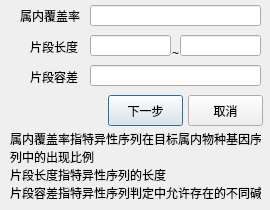
<?xml version="1.0" encoding="UTF-8"?>
<ui version="4.0">
 <class>DialogCustomTask_Fragment</class>
 <widget class="QDialog" name="DialogCustomTask_Fragment">
  <property name="geometry">
   <rect>
    <x>0</x>
    <y>0</y>
    <width>270</width>
    <height>210</height>
   </rect>
  </property>
  <property name="windowTitle">
   <string>任务(自定义)-特异性序列</string>
  </property>
  <widget class="QLineEdit" name="lineEdit_4">
   <property name="geometry">
    <rect>
     <x>90</x>
     <y>35</y>
     <width>81</width>
     <height>21</height>
    </rect>
   </property>
  </widget>
  <widget class="QLabel" name="label_4">
   <property name="geometry">
    <rect>
     <x>30</x>
     <y>21</y>
     <width>54</width>
     <height>51</height>
    </rect>
   </property>
   <property name="text">
    <string>片段长度</string>
   </property>
  </widget>
  <widget class="QLabel" name="label_6">
   <property name="geometry">
    <rect>
     <x>30</x>
     <y>51</y>
     <width>54</width>
     <height>51</height>
    </rect>
   </property>
   <property name="text">
    <string>片段容差</string>
   </property>
  </widget>
  <widget class="QLineEdit" name="lineEdit_3">
   <property name="geometry">
    <rect>
     <x>90</x>
     <y>5</y>
     <width>171</width>
     <height>21</height>
    </rect>
   </property>
  </widget>
  <widget class="QLineEdit" name="lineEdit_5">
   <property name="geometry">
    <rect>
     <x>180</x>
     <y>35</y>
     <width>81</width>
     <height>21</height>
    </rect>
   </property>
  </widget>
  <widget class="QLineEdit" name="lineEdit_6">
   <property name="geometry">
    <rect>
     <x>90</x>
     <y>65</y>
     <width>171</width>
     <height>21</height>
    </rect>
   </property>
  </widget>
  <widget class="QLabel" name="label_5">
   <property name="geometry">
    <rect>
     <x>172</x>
     <y>45</y>
     <width>16</width>
     <height>16</height>
    </rect>
   </property>
   <property name="text">
    <string>~</string>
   </property>
  </widget>
  <widget class="QLabel" name="label_3">
   <property name="geometry">
    <rect>
     <x>20</x>
     <y>-5</y>
     <width>61</width>
     <height>41</height>
    </rect>
   </property>
   <property name="text">
    <string>属内覆盖率</string>
   </property>
  </widget>
  <widget class="QPushButton" name="pushButton">
   <property name="geometry">
    <rect>
     <x>108</x>
     <y>95</y>
     <width>75</width>
     <height>31</height>
    </rect>
   </property>
   <property name="text">
    <string>下一步</string>
   </property>
  </widget>
  <widget class="QPushButton" name="pushButton_2">
   <property name="geometry">
    <rect>
     <x>188</x>
     <y>95</y>
     <width>75</width>
     <height>31</height>
    </rect>
   </property>
   <property name="text">
    <string>取消</string>
   </property>
  </widget>
  <widget class="QLabel" name="label">
   <property name="geometry">
    <rect>
     <x>10</x>
     <y>130</y>
     <width>251</width>
     <height>71</height>
    </rect>
   </property>
   <property name="text">
    <string>属内覆盖率指特异性序列在目标属内物种基因序
列中的出现比例
片段长度指特异性序列的长度
片段容差指特异性序列判定中允许存在的不同碱
基的数量</string>
   </property>
  </widget>
 </widget>
 <resources/>
 <connections>
  <connection>
   <sender>pushButton</sender>
   <signal>clicked()</signal>
   <receiver>DialogCustomTask_Fragment</receiver>
   <slot>accept()</slot>
   <hints>
    <hint type="sourcelabel">
     <x>120</x>
     <y>106</y>
    </hint>
    <hint type="destinationlabel">
     <x>54</x>
     <y>101</y>
    </hint>
   </hints>
  </connection>
  <connection>
   <sender>pushButton_2</sender>
   <signal>clicked()</signal>
   <receiver>DialogCustomTask_Fragment</receiver>
   <slot>reject()</slot>
   <hints>
    <hint type="sourcelabel">
     <x>214</x>
     <y>108</y>
    </hint>
    <hint type="destinationlabel">
     <x>86</x>
     <y>113</y>
    </hint>
   </hints>
  </connection>
 </connections>
</ui>
